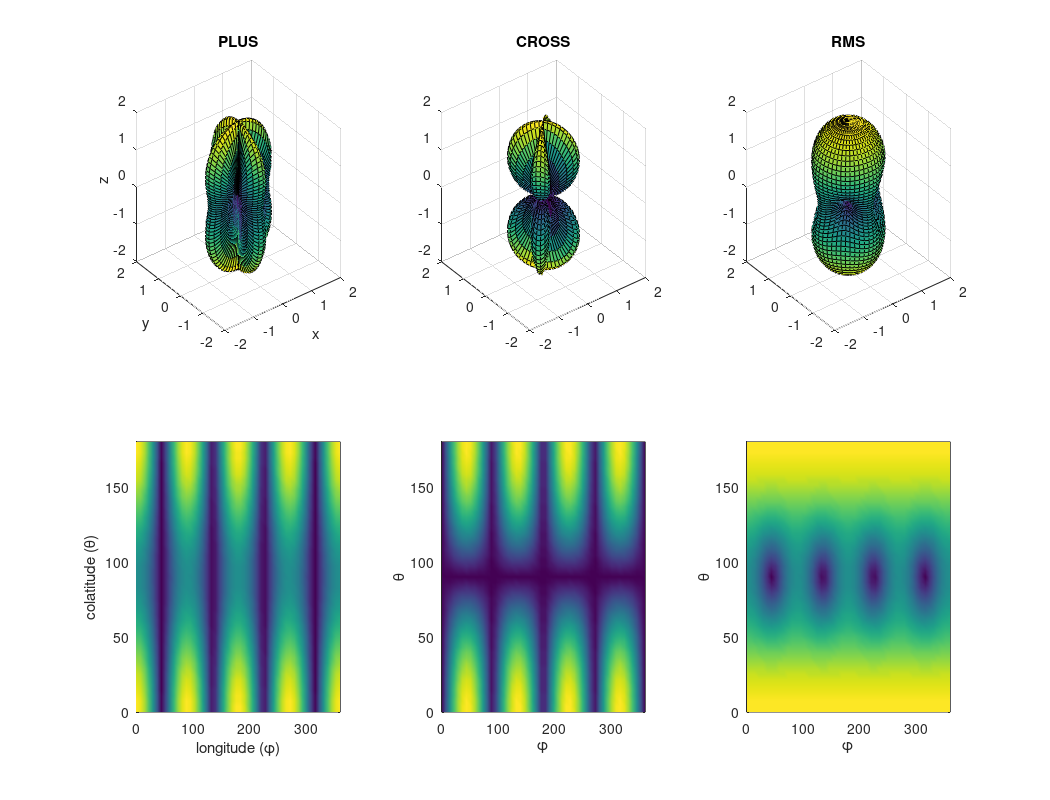
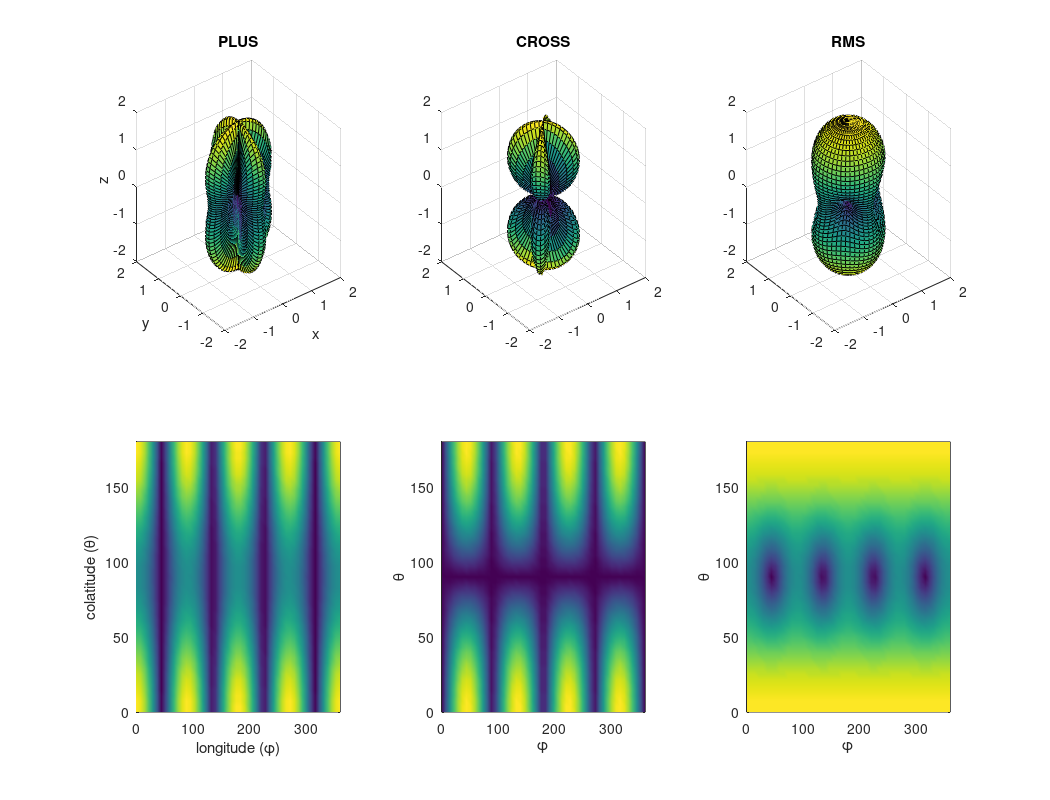

These charts were generated, in order, by the following MATLAB code:
%% Plot the LIGO antenna pattern for plus and cross
%
% Tobin Fricke 2013-03-05

% The LIGO antenna pattern is derived in T970101-B, "Strain Calibration in
% LIGO" by Daniel Sigg, available from https://dcc.ligo.org/T970101/public
%
% The two relevant expressions are:
%
% h_xx = - cos(theta) sin(2 phi) h_x 
%        + (cos^2 theta cos^2 phi - sin^2 phi) h_+
% 
% h_yy =   cos(theta) sin(2 phi) h_x
%        + (cos^2 theta sin^2 phi - cos^2 phi) h_+
%
% The intereferometer response is | h_xx - h_yy | as a function of angles
% phi and theta.  

% The coordinate system used by Sigg is different from what Matlab's
% sph2cart expects.  
%
%    VARIABLE        SIGG         MATLAB
%    phi             longitude    latitude
%    theta           colatitude   longitude
%
% The conversion is:
%
%  theta_(matlab) = phi_(sigg)
%  phi_(matlab) = 90 - theta_(sigg)
%
% Here we use Sigg coordinates:

F_cross = @(phi, theta) abs(-2 * cos(theta) .* sin(2*phi));
F_plus  = @(phi, theta) abs((cos(theta).^2 .* cos(phi).^2 - sin(phi).^2) - ...
                            (cos(theta).^2 .* sin(phi).^2 - cos(phi).^2));
        

% Now plot everything:

[theta, phi] = meshgrid(linspace(0, pi, 51), linspace(0, 2*pi, 50));

subplot(2,3,1);
R = F_plus(phi, theta);
[X, Y, Z] = sph2cart(phi, pi/2-theta, R);
surf(X,Y,Z,R);
xlim([-2 2]);
ylim([-2 2]);
zlim([-2 2]);
title('PLUS');
xlabel('x');
ylabel('y');
zlabel('z');

subplot(2,3,2);
R = F_cross(phi, theta);
[X, Y, Z] = sph2cart(phi, pi/2-theta, R);
surf(X,Y,Z,R);
xlim([-2 2]);
ylim([-2 2]);
zlim([-2 2]);
title('CROSS');

subplot(2,3,3);
R = sqrt(F_plus(phi, theta).^2 + F_cross(phi, theta).^2);
[X, Y, Z] = sph2cart(phi, pi/2-theta, R);
surf(X,Y,Z,R);
xlim([-2 2]);
ylim([-2 2]);
zlim([-2 2]);
title('RMS');

subplot(2,3,4);
R = F_plus(phi, theta);
pcolor(phi *180/pi, theta *180/pi, R);
xlabel('longitude (\phi)');
ylabel('colatitude (\theta)');
shading interp

subplot(2,3,5);
R = F_cross(phi, theta);
pcolor(phi *180/pi, theta *180/pi, R);
xlabel('\phi');
ylabel('\theta');
shading interp

subplot(2,3,6);
R = sqrt(F_plus(phi, theta).^2 + F_cross(phi, theta).^2);
pcolor(phi *180/pi, theta *180/pi, R);
xlabel('\phi');
ylabel('\theta');
shading interp

%% Make PDF

orient landscape
print -dpdf peanut.pdf
print -dpng peanut.png
